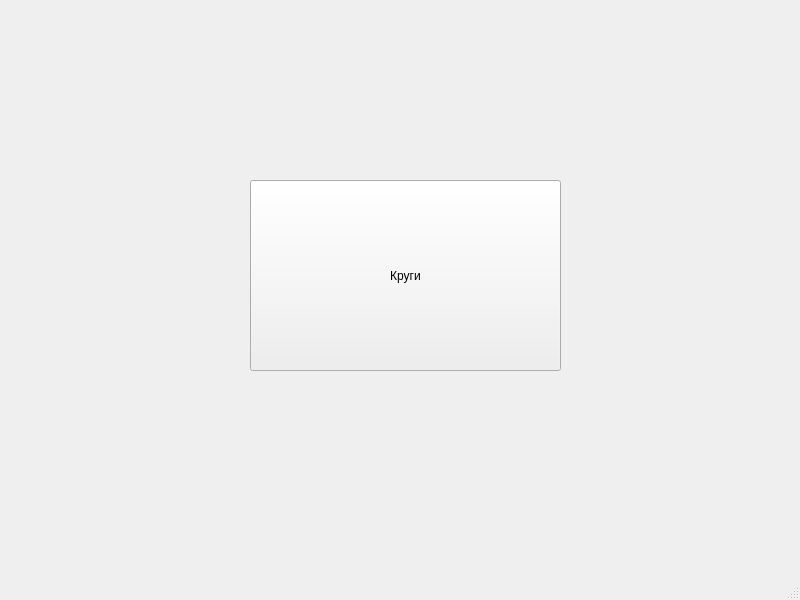
<?xml version="1.0" encoding="UTF-8"?>
<ui version="4.0">
 <class>MainWindow</class>
 <widget class="QMainWindow" name="MainWindow">
  <property name="geometry">
   <rect>
    <x>0</x>
    <y>0</y>
    <width>800</width>
    <height>600</height>
   </rect>
  </property>
  <property name="windowTitle">
   <string>MainWindow</string>
  </property>
  <widget class="QWidget" name="centralwidget">
   <widget class="QPushButton" name="pushButton">
    <property name="geometry">
     <rect>
      <x>250</x>
      <y>180</y>
      <width>311</width>
      <height>191</height>
     </rect>
    </property>
    <property name="text">
     <string>Круги</string>
    </property>
    <property name="iconSize">
     <size>
      <width>25</width>
      <height>25</height>
     </size>
    </property>
   </widget>
  </widget>
  <widget class="QMenuBar" name="menubar">
   <property name="geometry">
    <rect>
     <x>0</x>
     <y>0</y>
     <width>800</width>
     <height>21</height>
    </rect>
   </property>
  </widget>
  <widget class="QStatusBar" name="statusbar"/>
 </widget>
 <resources/>
 <connections/>
</ui>
